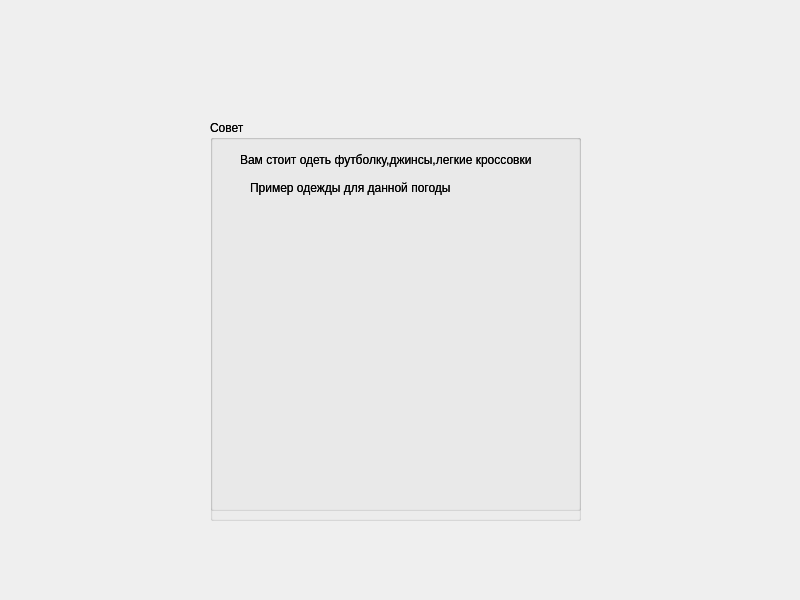
<?xml version="1.0" encoding="UTF-8"?>
<ui version="4.0">
 <class>weather1</class>
 <widget class="QDialog" name="weather1">
  <property name="geometry">
   <rect>
    <x>0</x>
    <y>0</y>
    <width>800</width>
    <height>600</height>
   </rect>
  </property>
  <property name="windowTitle">
   <string>Dialog</string>
  </property>
  <widget class="QGroupBox" name="groupBox">
   <property name="geometry">
    <rect>
     <x>210</x>
     <y>120</y>
     <width>371</width>
     <height>401</height>
    </rect>
   </property>
   <property name="title">
    <string>Совет</string>
   </property>
   <widget class="QLabel" name="label_4">
    <property name="geometry">
     <rect>
      <x>30</x>
      <y>20</y>
      <width>300</width>
      <height>40</height>
     </rect>
    </property>
    <property name="text">
     <string>Вам стоит одеть футболку,джинсы,легкие кроссовки</string>
    </property>
   </widget>
   <widget class="QLabel" name="label_5">
    <property name="geometry">
     <rect>
      <x>30</x>
      <y>80</y>
      <width>320</width>
      <height>171</height>
     </rect>
    </property>
    <property name="text">
     <string/>
    </property>
    <property name="pixmap">
     <pixmap>../mans-jeans-t-shirts-isolated-design.webp</pixmap>
    </property>
   </widget>
   <widget class="QLabel" name="label_6">
    <property name="geometry">
     <rect>
      <x>40</x>
      <y>60</y>
      <width>201</width>
      <height>16</height>
     </rect>
    </property>
    <property name="text">
     <string>Пример одежды для данной погоды:</string>
    </property>
   </widget>
   <widget class="QLabel" name="label_3">
    <property name="geometry">
     <rect>
      <x>0</x>
      <y>0</y>
      <width>371</width>
      <height>401</height>
     </rect>
    </property>
    <property name="text">
     <string/>
    </property>
    <property name="pixmap">
     <pixmap>../white.jpg</pixmap>
    </property>
   </widget>
   <zorder>label_3</zorder>
   <zorder>label_4</zorder>
   <zorder>label_6</zorder>
   <zorder>label_5</zorder>
  </widget>
  <widget class="QLabel" name="label">
   <property name="geometry">
    <rect>
     <x>0</x>
     <y>0</y>
     <width>800</width>
     <height>600</height>
    </rect>
   </property>
   <property name="text">
    <string/>
   </property>
   <property name="pixmap">
    <pixmap>../1645833842_6-vsegda-pomnim-com-p-letnie-oblaka-foto-8.jpg</pixmap>
   </property>
  </widget>
  <widget class="QGroupBox" name="groupBox_2">
   <property name="geometry">
    <rect>
     <x>210</x>
     <y>120</y>
     <width>371</width>
     <height>391</height>
    </rect>
   </property>
   <property name="title">
    <string>Совет</string>
   </property>
   <widget class="QLabel" name="label_7">
    <property name="geometry">
     <rect>
      <x>30</x>
      <y>20</y>
      <width>300</width>
      <height>40</height>
     </rect>
    </property>
    <property name="text">
     <string>Вам стоит одеть футболку,джинсы,легкие кроссовки</string>
    </property>
   </widget>
   <widget class="QLabel" name="label_8">
    <property name="geometry">
     <rect>
      <x>30</x>
      <y>80</y>
      <width>320</width>
      <height>171</height>
     </rect>
    </property>
    <property name="text">
     <string/>
    </property>
    <property name="pixmap">
     <pixmap>../mans-jeans-t-shirts-isolated-design.webp</pixmap>
    </property>
   </widget>
   <widget class="QLabel" name="label_9">
    <property name="geometry">
     <rect>
      <x>40</x>
      <y>60</y>
      <width>201</width>
      <height>16</height>
     </rect>
    </property>
    <property name="text">
     <string>Пример одежды для данной погоды:</string>
    </property>
   </widget>
   <widget class="QLabel" name="label_10">
    <property name="geometry">
     <rect>
      <x>0</x>
      <y>20</y>
      <width>371</width>
      <height>381</height>
     </rect>
    </property>
    <property name="text">
     <string/>
    </property>
    <property name="pixmap">
     <pixmap>../white.jpg</pixmap>
    </property>
   </widget>
   <zorder>label_10</zorder>
   <zorder>label_7</zorder>
   <zorder>label_8</zorder>
   <zorder>label_9</zorder>
  </widget>
  <zorder>label</zorder>
  <zorder>groupBox</zorder>
  <zorder>groupBox_2</zorder>
 </widget>
 <resources/>
 <connections/>
</ui>
